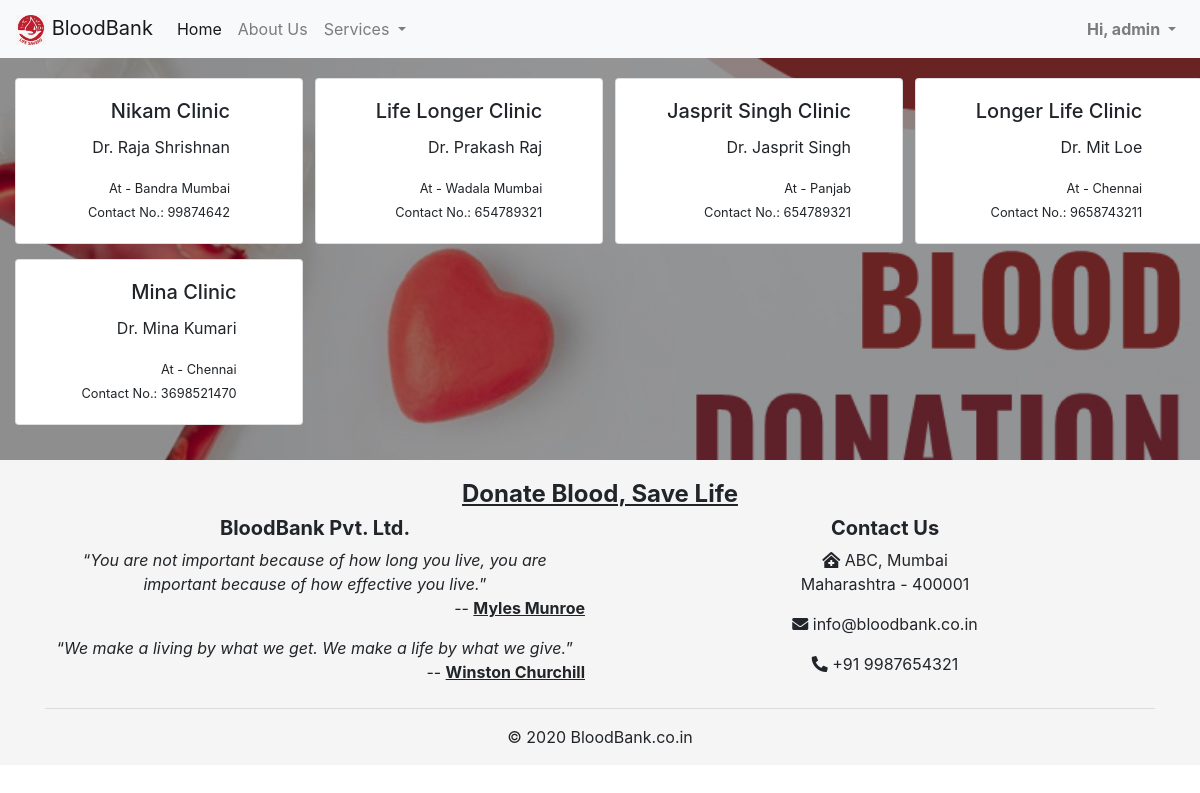
Page /availibility/carecentres/ (signed in) on the committed database.
### availibility/models.py (models this page shows, shortened)
class CareCentre(models.Model):
	clinic_name = models.CharField(max_length=100)
	dr_name = models.CharField(max_length=100)
	address = models.CharField(max_length=200)
	contact = models.IntegerField()

### availibility/views.py (the view)
# urls.py: path('carecentres/', care_centres, name='carecentres')
def care_centres(request):
	carecentres = CareCentre.objects.all()
	return render(request, 'carecentres.html', {'carecentres':carecentres})

### templates/carecentres.html (shortened to what this page needs)
{% extends 'index.html' %}
{% block content %}
<div class="availibility container-fluid">
	<div class="row">
		{% for centre in carecentres %}
		<div class="col-sm-3">
		    <div class="card text-right" style="width: 18rem;">
		      <div class="card-body">
		        <h5 class="card-title">{{ centre.clinic_name }}</h5>
		        <p class="card-text">Dr. {{ centre.dr_name }}</p>
		        <small class="card-text">At - {{ centre.address }}</small><br>
		        <small class="card-text">Contact No.: {{ centre.contact }}</small><br>
		      </div>
		    </div>
		</div>
		{% endfor %}
	</div>
</div>
{% endblock %}

### templates/index.html (shortened to what this page needs)
<!DOCTYPE html>
{% load static %}
<html lang="en">
<head>
    <link rel="stylesheet" href="{% static 'css/main.css' %}">
    <link rel="stylesheet" href="{% static 'css/about.css' %}">
    <link rel="stylesheet" href="{% static 'css/accounts.css' %}">
      <link rel="stylesheet" href="{% static 'css/availibility.css' %}">
    <link rel="stylesheet" href="https://stackpath.bootstrapcdn.com/bootstrap/4.5.2/css/bootstrap.min.css">
    <link rel="stylesheet" href="https://pro.fontawesome.com/releases/v5.10.0/css/all.css"/>
</head>
<body>
    <header>
        <nav class="navbar navbar-expand-lg navbar-light bg-light">
            <a class="navbar-brand" href="{% url 'index' %}"><img src="{% static 'images/logo.png' %}" alt="logo" height="30px" width="30px"> BloodBank</a>
            <div class="collapse navbar-collapse" id="navbarSupportedContent">
              <ul class="navbar-nav mr-auto">
                <li class="nav-item active">
                  <a class="nav-link" href="{% url 'index' %}">Home <span class="sr-only">(current)</span></a>
                </li>
                <li class="nav-item">
                  <a class="nav-link" href="{% url 'about' %}">About Us</a>
                </li>
                <li class="nav-item dropdown">
                  <a class="nav-link dropdown-toggle" href="#" id="navbarDropdown" role="button" data-toggle="dropdown" aria-haspopup="true" aria-expanded="false">
                    Services
                  </a>
                </li>
              </ul>
              <div class="nav-item dropdown navbar-nav">
                {% if user.is_authenticated %}
                <a class="login nav-link dropdown-toggle" href="#" id="navbarDropdown" role="button" data-toggle="dropdown" aria-haspopup="true" aria-expanded="false">
                    Hi, {{user.get_username}}
                  </a>
                {% else %}
                <a class="login" href="{% url 'login' %}">Login</a>
                {% endif %}
              </div>
            </div>
        </nav>
    </header>
    <div class="main-container">
        {% block content %}{% endblock %}
    </div>
    <footer>
        <h4><u>Donate Blood, Save Life</u></h4>
        <div class="container">
            <div class="row">
                <div class="col">
                    <h5><b>BloodBank Pvt. Ltd.</b></h5>
                    <p>“<i>You are not important because of how long you live, you are important because of how effective you live.</i>”<br>
                        <span style="float: right;">-- <u><b>Myles Munroe</b></u></span></p>
                    <br>
                    <p>“<i>We make a living by what we get. We make a life by what we give.</i>”<br>
                        <span style="float: right;">-- <u><b>Winston Churchill</b></u></span></p>
                </div>
                <div class="col">
                    <h5><b>Contact Us</b></h5>
                    <address><i class="fas fa-clinic-medical"></i> ABC, Mumbai<br>Maharashtra - 400001</address>
                    <p><i class="fas fa-envelope"></i> info@bloodbank.co.in</p>
                    <p><i class="fas fa-phone-alt"></i> +91 9987654321</p>
                </div>
            </div>
            <hr>
            <div class="row">
                <div class="col"><p>&copy; 2020 BloodBank.co.in</p></div>
            </div>
        </div>
    </footer>
</body>
</html>

### static/css/main.css (style rules this page uses)
* { padding: 0; margin: 0; }
.container-fluid { text-align: center; }
.login { text-decoration: none; color: slategray; font-weight: bold; }
footer { width: 100%; padding-left: 20px; padding-top: 20px; padding-right: 20px; background-color: whitesmoke; text-align: center; }
footer h4 { font-weight: bolder; }
.col-sm-3 { text-align: center; }
.card { align-items: center; margin-bottom: 15px; }

### static/css/availibility.css (style rules this page uses)
.availibility { padding: 20px; }

### rows in the picture
CareCentre: clinic_name "Nikam Clinic", dr_name "Raja Shrishnan", address "Bandra Mumbai", contact "99874642"
CareCentre: clinic_name "Life Longer Clinic", dr_name "Prakash Raj", address "Wadala Mumbai", contact "654789321"
CareCentre: clinic_name "Jasprit Singh Clinic", dr_name "Jasprit Singh", address "Panjab", contact "654789321"
CareCentre: clinic_name "Longer Life Clinic", dr_name "Mit Loe", address "Chennai", contact "9658743211"
CareCentre: clinic_name "Mina Clinic", dr_name "Mina Kumari", address "Chennai", contact "3698521470"

### other values in the picture
{{ user.get_username }} "admin"
